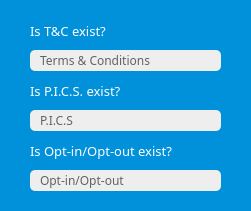
      <widget class="QFrame" name="frame_info_edit_page_marketing_web_details_2">
       <property name="geometry">
        <rect>
         <x>410</x>
         <y>120</y>
         <width>251</width>
         <height>211</height>
        </rect>
       </property>
       <property name="styleSheet">
        <string notr="true">*{font: 87 10pt &quot;Arial Black&quot;;}

QFrame
{
	background-color: rgb(0, 145, 218);
	border-radius: 25px;
}</string>
       </property>
       <property name="frameShape">
        <enum>QFrame::StyledPanel</enum>
       </property>
       <property name="frameShadow">
        <enum>QFrame::Raised</enum>
       </property>
       <widget class="QComboBox" name="input_info_edit_page_choose_opt_in_out">
        <property name="geometry">
         <rect>
          <x>30</x>
          <y>170</y>
          <width>191</width>
          <height>21</height>
         </rect>
        </property>
        <property name="font">
         <font>
          <family>Arial Black</family>
          <pointsize>-1</pointsize>
          <weight>10</weight>
          <italic>false</italic>
          <bold>false</bold>
         </font>
        </property>
        <property name="contextMenuPolicy">
         <enum>Qt::DefaultContextMenu</enum>
        </property>
        <property name="styleSheet">
         <string notr="true">QComboBox
{
	background-color: rgb(238, 238, 238);
	color: rgb(98, 98, 98);
	border-radius: 5px;
	font-size: 12px;
	padding-left: 10px;
}


QComboBox::down-arrow
{
	border-image: url(:/image/arrow_down_grey.png);
	height: 10px;
	width: 10px;
}

QComboBox::drop-down
{
	subcontrol-origin: padding;
	subcontrol-position: top right;
	width: 25px; 
	border-top-right-radius: 3px;
	border-bottom-right-radius: 3px;
}

QComboBox QAbstractItemView
{
    color: rgb(98, 98, 98); /*dark grey*/
	background-color: white;
    	selection-background-color: rgb(71, 10, 104); /*KPMG Purple*/
	selection-color: white;
	border-radius: 0px;
}

</string>
        </property>
        <property name="editable">
         <bool>false</bool>
        </property>
        <property name="currentIndex">
         <number>0</number>
        </property>
        <property name="maxVisibleItems">
         <number>3</number>
        </property>
        <property name="insertPolicy">
         <enum>QComboBox::InsertAtBottom</enum>
        </property>
        <property name="sizeAdjustPolicy">
         <enum>QComboBox::AdjustToMinimumContentsLength</enum>
        </property>
        <property name="iconSize">
         <size>
          <width>15</width>
          <height>15</height>
         </size>
        </property>
        <item>
         <property name="text">
          <string>Opt-in/Opt-out</string>
         </property>
         <property name="icon">
          <iconset resource="images/image.qrc">
           <normaloff>:/image/question_mark_grey.png</normaloff>:/image/question_mark_grey.png</iconset>
         </property>
        </item>
        <item>
         <property name="text">
          <string>Opt-in/Opt-out</string>
         </property>
         <property name="icon">
          <iconset resource="images/image.qrc">
           <normaloff>:/image/tick_green.png</normaloff>:/image/tick_green.png</iconset>
         </property>
        </item>
        <item>
         <property name="text">
          <string>Opt-in/Opt-out</string>
         </property>
         <property name="icon">
          <iconset resource="images/image.qrc">
           <normaloff>:/image/cross_red.png</normaloff>:/image/cross_red.png</iconset>
         </property>
        </item>
       </widget>
       <widget class="QComboBox" name="input_info_edit_page_tnc">
        <property name="geometry">
         <rect>
          <x>30</x>
          <y>50</y>
          <width>191</width>
          <height>21</height>
         </rect>
        </property>
        <property name="font">
         <font>
          <family>Arial Black</family>
          <pointsize>-1</pointsize>
          <weight>10</weight>
          <italic>false</italic>
          <bold>false</bold>
         </font>
        </property>
        <property name="contextMenuPolicy">
         <enum>Qt::DefaultContextMenu</enum>
        </property>
        <property name="styleSheet">
         <string notr="true">QComboBox
{
	background-color: rgb(238, 238, 238);
	color: rgb(98, 98, 98);
	border-radius: 5px;
	font-size: 12px;
	padding-left: 10px;
}


QComboBox::down-arrow
{
	border-image: url(:/image/arrow_down_grey.png);
	height: 10px;
	width: 10px;
}

QComboBox::drop-down
{
	subcontrol-origin: padding;
	subcontrol-position: top right;
	width: 25px; 
	border-top-right-radius: 3px;
	border-bottom-right-radius: 3px;
}

QComboBox QAbstractItemView
{
    color: rgb(98, 98, 98); /*dark grey*/
	background-color: white;
    	selection-background-color: rgb(71, 10, 104); /*KPMG Purple*/
	selection-color: white;
	border-radius: 0px;
}

</string>
        </property>
        <property name="editable">
         <bool>false</bool>
        </property>
        <property name="currentIndex">
         <number>0</number>
        </property>
        <property name="maxVisibleItems">
         <number>3</number>
        </property>
        <property name="insertPolicy">
         <enum>QComboBox::InsertAtBottom</enum>
        </property>
        <property name="sizeAdjustPolicy">
         <enum>QComboBox::AdjustToMinimumContentsLength</enum>
        </property>
        <property name="iconSize">
         <size>
          <width>15</width>
          <height>15</height>
         </size>
        </property>
        <item>
         <property name="text">
          <string>Terms &amp; Conditions</string>
         </property>
         <property name="icon">
          <iconset resource="images/image.qrc">
           <normaloff>:/image/question_mark_grey.png</normaloff>:/image/question_mark_grey.png</iconset>
         </property>
        </item>
        <item>
         <property name="text">
          <string>Terms &amp; Conditions</string>
         </property>
         <property name="icon">
          <iconset resource="images/image.qrc">
           <normaloff>:/image/tick_green.png</normaloff>:/image/tick_green.png</iconset>
         </property>
        </item>
        <item>
         <property name="text">
          <string>Terms &amp; Conditions</string>
         </property>
         <property name="icon">
          <iconset resource="images/image.qrc">
           <normaloff>:/image/cross_red.png</normaloff>:/image/cross_red.png</iconset>
         </property>
        </item>
       </widget>
       <widget class="QComboBox" name="input_info_edit_page_pics">
        <property name="geometry">
         <rect>
          <x>30</x>
          <y>110</y>
          <width>191</width>
          <height>21</height>
         </rect>
        </property>
        <property name="font">
         <font>
          <family>Arial Black</family>
          <pointsize>-1</pointsize>
          <weight>10</weight>
          <italic>false</italic>
          <bold>false</bold>
         </font>
        </property>
        <property name="contextMenuPolicy">
         <enum>Qt::DefaultContextMenu</enum>
        </property>
        <property name="styleSheet">
         <string notr="true">QComboBox
{
	background-color: rgb(238, 238, 238);
	color: rgb(98, 98, 98);
	border-radius: 5px;
	font-size: 12px;
	padding-left: 10px;
}


QComboBox::down-arrow
{
	border-image: url(:/image/arrow_down_grey.png);
	height: 10px;
	width: 10px;
}

QComboBox::drop-down
{
	subcontrol-origin: padding;
	subcontrol-position: top right;
	width: 25px; 
	border-top-right-radius: 3px;
	border-bottom-right-radius: 3px;
}

QComboBox QAbstractItemView
{
    color: rgb(98, 98, 98); /*dark grey*/
	background-color: white;
    	selection-background-color: rgb(71, 10, 104); /*KPMG Purple*/
	selection-color: white;
	border-radius: 0px;
}

</string>
        </property>
        <property name="editable">
         <bool>false</bool>
        </property>
        <property name="currentIndex">
         <number>0</number>
        </property>
        <property name="maxVisibleItems">
         <number>3</number>
        </property>
        <property name="insertPolicy">
         <enum>QComboBox::InsertAtBottom</enum>
        </property>
        <property name="sizeAdjustPolicy">
         <enum>QComboBox::AdjustToMinimumContentsLength</enum>
        </property>
        <property name="iconSize">
         <size>
          <width>15</width>
          <height>15</height>
         </size>
        </property>
        <item>
         <property name="text">
          <string>P.I.C.S</string>
         </property>
         <property name="icon">
          <iconset resource="images/image.qrc">
           <normaloff>:/image/question_mark_grey.png</normaloff>:/image/question_mark_grey.png</iconset>
         </property>
        </item>
        <item>
         <property name="text">
          <string>P.I.C.S</string>
         </property>
         <property name="icon">
          <iconset resource="images/image.qrc">
           <normaloff>:/image/tick_green.png</normaloff>:/image/tick_green.png</iconset>
         </property>
        </item>
        <item>
         <property name="text">
          <string>P.I.C.S</string>
         </property>
         <property name="icon">
          <iconset resource="images/image.qrc">
           <normaloff>:/image/cross_red.png</normaloff>:/image/cross_red.png</iconset>
         </property>
        </item>
       </widget>
       <widget class="QLabel" name="lbl_info_edit_page_tnc">
        <property name="geometry">
         <rect>
          <x>30</x>
          <y>20</y>
          <width>200</width>
          <height>21</height>
         </rect>
        </property>
        <property name="sizePolicy">
         <sizepolicy hsizetype="Preferred" vsizetype="Preferred">
          <horstretch>0</horstretch>
          <verstretch>0</verstretch>
         </sizepolicy>
        </property>
        <property name="minimumSize">
         <size>
          <width>200</width>
          <height>20</height>
         </size>
        </property>
        <property name="maximumSize">
         <size>
          <width>200</width>
          <height>16777215</height>
         </size>
        </property>
        <property name="font">
         <font>
          <family>Arial Black</family>
          <pointsize>10</pointsize>
          <weight>10</weight>
          <italic>false</italic>
          <bold>false</bold>
          <kerning>true</kerning>
         </font>
        </property>
        <property name="styleSheet">
         <string notr="true">color: rgb(255, 255, 255);</string>
        </property>
        <property name="text">
         <string>Is T&amp;C exist?</string>
        </property>
        <property name="textFormat">
         <enum>Qt::AutoText</enum>
        </property>
        <property name="scaledContents">
         <bool>true</bool>
        </property>
        <property name="wordWrap">
         <bool>true</bool>
        </property>
       </widget>
       <widget class="QLabel" name="lbl_info_edit_page_pics">
        <property name="geometry">
         <rect>
          <x>30</x>
          <y>80</y>
          <width>200</width>
          <height>21</height>
         </rect>
        </property>
        <property name="sizePolicy">
         <sizepolicy hsizetype="Preferred" vsizetype="Preferred">
          <horstretch>0</horstretch>
          <verstretch>0</verstretch>
         </sizepolicy>
        </property>
        <property name="minimumSize">
         <size>
          <width>200</width>
          <height>20</height>
         </size>
        </property>
        <property name="maximumSize">
         <size>
          <width>200</width>
          <height>16777215</height>
         </size>
        </property>
        <property name="font">
         <font>
          <family>Arial Black</family>
          <pointsize>10</pointsize>
          <weight>10</weight>
          <italic>false</italic>
          <bold>false</bold>
          <kerning>true</kerning>
         </font>
        </property>
        <property name="styleSheet">
         <string notr="true">color: rgb(255, 255, 255);</string>
        </property>
        <property name="text">
         <string>Is P.I.C.S. exist?</string>
        </property>
        <property name="textFormat">
         <enum>Qt::AutoText</enum>
        </property>
        <property name="scaledContents">
         <bool>true</bool>
        </property>
        <property name="wordWrap">
         <bool>true</bool>
        </property>
       </widget>
       <widget class="QLabel" name="lbl_info_edit_page_opt_in_out">
        <property name="geometry">
         <rect>
          <x>30</x>
          <y>140</y>
          <width>200</width>
          <height>21</height>
         </rect>
        </property>
        <property name="sizePolicy">
         <sizepolicy hsizetype="Preferred" vsizetype="Preferred">
          <horstretch>0</horstretch>
          <verstretch>0</verstretch>
         </sizepolicy>
        </property>
        <property name="minimumSize">
         <size>
          <width>200</width>
          <height>20</height>
         </size>
        </property>
        <property name="maximumSize">
         <size>
          <width>200</width>
          <height>16777215</height>
         </size>
        </property>
        <property name="font">
         <font>
          <family>Arial Black</family>
          <pointsize>10</pointsize>
          <weight>10</weight>
          <italic>false</italic>
          <bold>false</bold>
          <kerning>true</kerning>
         </font>
        </property>
        <property name="styleSheet">
         <string notr="true">color: rgb(255, 255, 255);</string>
        </property>
        <property name="text">
         <string>Is Opt-in/Opt-out exist?</string>
        </property>
        <property name="textFormat">
         <enum>Qt::AutoText</enum>
        </property>
        <property name="scaledContents">
         <bool>true</bool>
        </property>
        <property name="wordWrap">
         <bool>true</bool>
        </property>
       </widget>
      </widget>
